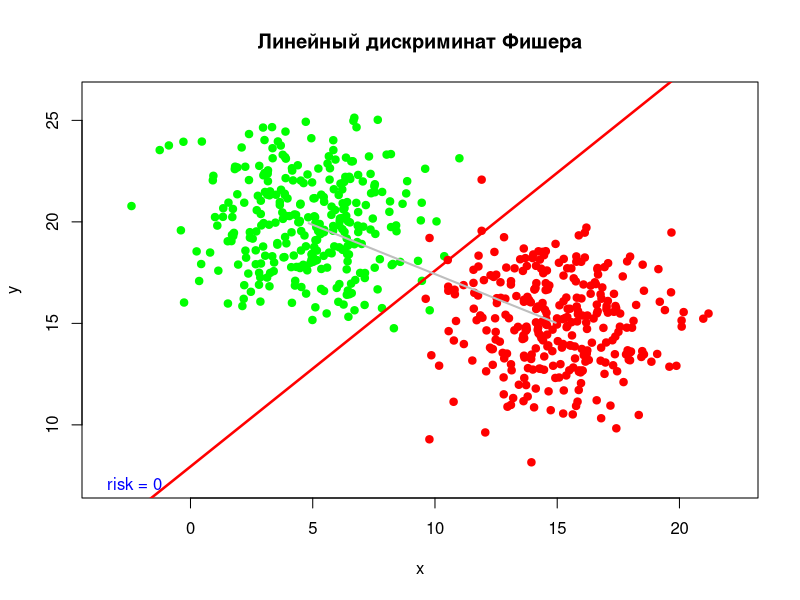

Recreate this plot in R.
library("MASS")
options(digits=22)
colors <- c("green", "red")
getFunc <- function(sigma1, mu1, mu2) {
  d1 <- det(sigma1)
  invs1 <- solve(sigma1)
  
  b <- invs1 %*% t(mu1 - mu2)
  
  D <- b[1, 1] # x
  E <- b[2, 1] # y
  mu <- (mu1 + mu2)
  G <- c(mu %*% b) / 2
  
  func <- function(x) {
    -x*D/E + G/E
  }
  
  return(func)
}


getLDFClassificator <- function(Prob = c(1),Prior = c(1),means,vars)
{
  n <- dim(means)[1]
  funcs <- list()
  
  makefunc <- function(i) {
    force(i)
    function(X)
    { 
      res <- log(Prob[i] * Prior[i])
      l <- length(X)
      a <- 
        (-1/2)*(
          t(as.vector(means[,i])) %*% solve(vars) %*% (as.vector(means[,i]))
        
      )
      b <- 
        t(X) %*% solve(vars) %*%  (as.vector(means[,i]))
      #print(b)
        
      res <- res + a + b
      
      #res <- Prob[i] * Prior[i]
      #l <- length(X)
      #chisl <- exp(
      #  (-1/2)*(
      #    t(X-as.vector(means[,i])) %*% solve(vars) %*% (X-as.vector(means[,i]))
     #   )
      #)
      #res <- res * chisl/((2*pi) * det(vars)^(1/2))
      
      return(res)
    }
  }
  for(i in seq(n))
  {
    funcs[[i]] <- makefunc(i)
  }
  
  solvingFunc <- function(X)
  {
    results <- vector()
    for (i in seq(n))
    {
      results[i] <- funcs[[i]](X)
    }
    
    return(which.max(results))
  }
  return(solvingFunc)
}

getRisk <- function(mu1, mu2, sigma) {
  mah <- (mu1 - mu2) %*% solve(sigma) %*% t(mu1 - mu2)
  mah <- mah * -0.5
  res <- gausian(mah, 0, 1)
}

gausian <- function(x, M, D){
  return( (1/(D*sqrt(2*pi))) * exp(-1 * ((x - M)^2)/(2*D^2)) )
}

n <- 300
sigma1 <- matrix(c(5,0, 0, 5), 2, 2)

mu1 <- c(5,20)
mu2 <- c(15, 15)

xy1 <- mvrnorm(n=n, mu = mu1, Sigma = sigma1)
xy2 <- mvrnorm(n=n, mu = mu2, Sigma = sigma1)

plotxmin <- min(xy1[,1], xy2[,1]) - 1
plotymin <- min(xy1[,2], xy2[,2]) - 1
plotxmax <- max(xy1[,1], xy2[,1]) + 1
plotymax <- max(xy1[,2], xy2[,2]) + 1
plot(NULL, type="n", xlab = "x", ylab = "y", xlim=c(plotxmin, plotxmax), ylim = c(plotymin, plotymax), main="Линейный дискриминат Фишера")

points(xy1, pch=21, col=colors[1], bg=colors[1])
points(xy2, pch=21, col=colors[2], bg=colors[2])

m1 <- matrix(c(mean(xy1[,1]),mean(xy1[,2])),1,2)
m2 <- matrix(c(mean(xy2[,1]),mean(xy2[,2])),1,2)
means <- matrix(c(m1,m2),length(m1),2)
sigma1 <- matrix(c(var(xy1[,1]),var(xy1[,2]),var(xy2[,1]),var(xy2[,2])),2,2)

func <- getFunc(sigma1, m1, m2)

x <- seq(plotxmin-5, plotxmax+5, len = 500)
lines(x, func(x), lwd = 2.5, type="l", col = 'red')
lines(c(m1[1], m2[1]), c(m1[2], m2[2]), col = 'gray', lwd = 2)


LDFClassificator <- getLDFClassificator(rep(1,length(sigma1)),rep(2,length(sigma1)),means = means, vars = sigma1)

minx <- min(xy1[,1], xy2[,1]) - 1
miny <- min(xy1[,2], xy2[,2]) - 1
maxx <- max(xy1[,1], xy2[,1]) + 1
maxy <- max(xy1[,2], xy2[,2]) + 1
xstep <- (maxx-minx)/80
ystep <- (maxy-miny)/42
i <- minx
while(i <= maxx)
{ 
  j <- miny
  while(j <= maxy)
  {
    xy <- c(i,j)
    #points(xy[1],xy[2], col=colors[LDFClassificator(xy)])
    
    j <- j+ystep
  }
  i <- i+xstep
}

risk <- getRisk(m1, m2, sigma1)
text(plotxmin,plotymin-1, sprintf("risk = %s", risk), adj = c( 0, -1 ), col = "blue" )
